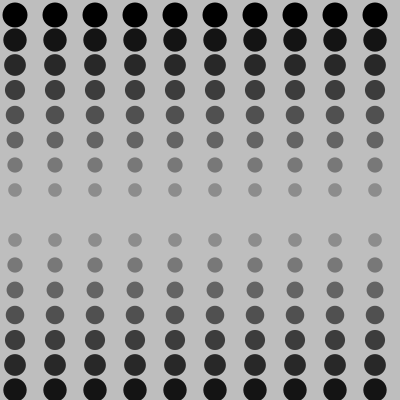
Frame 1 (no input)
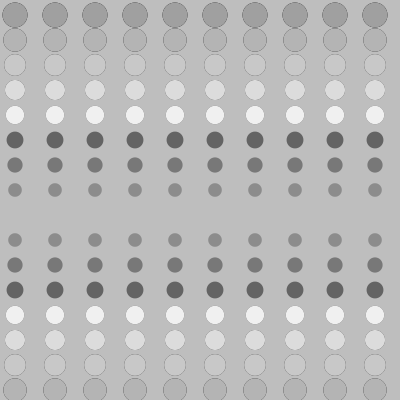
Frame 2 (the mouse pressed at the canvas centre, redrawn once)

The Processing sketch that drew these frames (run headless with seeded random() and noise(); the mouse was pressed at the canvas centre and the sketch redrawn once):

// Processing sketch: processing_180652
// ── processing_180652.pde

int counter;
int colour = 0;

void setup() {  //setup function called initially, only once
    size (400,400);
    smooth();
    fill(colour);
    noStroke();
    background (190);
    noLoop();
}

void draw() {  //draw function loops 
 for ( float y = 0 ; y < height/2 ; y = y+25)
{
    float w = map( y, 0, height/2, width/16, 12 );
    
    for (float x = 0; x < width; x = x+40)
   {
   
    fill(colour);
    ellipse (x+15, y+15, w, w);
    ellipse (x+15, height - y+15, w, w);
    
   }
    colour +=20;
}


}

//decode pattern from Carina Schweitzer 2010
  

  
  
